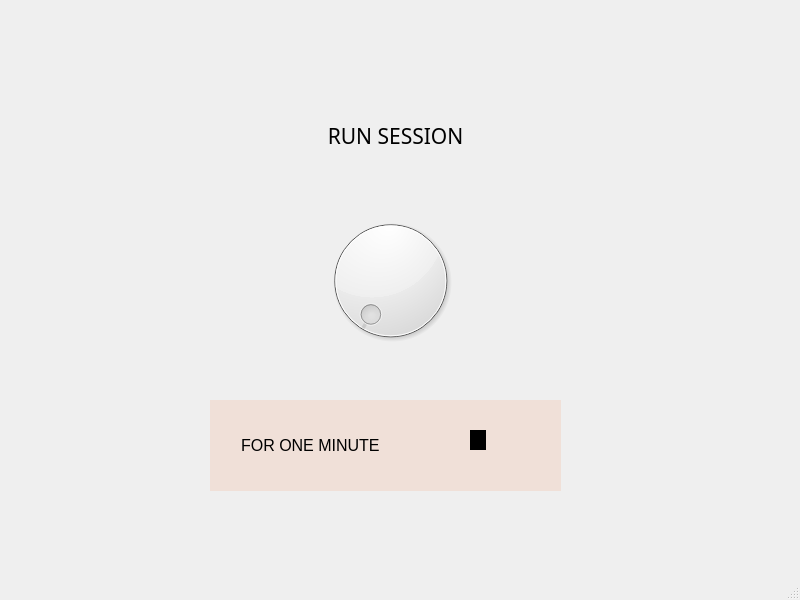
<?xml version="1.0" encoding="UTF-8"?>
<ui version="4.0">
 <class>MainWindow</class>
 <widget class="QMainWindow" name="MainWindow">
  <property name="geometry">
   <rect>
    <x>0</x>
    <y>0</y>
    <width>800</width>
    <height>600</height>
   </rect>
  </property>
  <property name="windowTitle">
   <string>MainWindow</string>
  </property>
  <property name="autoFillBackground">
   <bool>false</bool>
  </property>
  <widget class="QWidget" name="centralwidget">
   <widget class="QLabel" name="label">
    <property name="geometry">
     <rect>
      <x>240</x>
      <y>110</y>
      <width>311</width>
      <height>51</height>
     </rect>
    </property>
    <property name="font">
     <font>
      <family>Segoe UI Variable Display Semil</family>
      <pointsize>16</pointsize>
      <weight>50</weight>
      <italic>false</italic>
      <bold>false</bold>
      <strikeout>false</strikeout>
     </font>
    </property>
    <property name="text">
     <string>RUN SESSION</string>
    </property>
    <property name="alignment">
     <set>Qt::AlignCenter</set>
    </property>
   </widget>
   <widget class="QLabel" name="label_2">
    <property name="geometry">
     <rect>
      <x>290</x>
      <y>150</y>
      <width>301</width>
      <height>261</height>
     </rect>
    </property>
    <property name="text">
     <string/>
    </property>
    <property name="pixmap">
     <pixmap>../../../../../Downloads/Picture2-removebg-preview.png</pixmap>
    </property>
   </widget>
   <widget class="QLabel" name="label_3">
    <property name="geometry">
     <rect>
      <x>210</x>
      <y>400</y>
      <width>351</width>
      <height>91</height>
     </rect>
    </property>
    <property name="palette">
     <palette>
      <active>
       <colorrole role="WindowText">
        <brush brushstyle="SolidPattern">
         <color alpha="255">
          <red>0</red>
          <green>0</green>
          <blue>0</blue>
         </color>
        </brush>
       </colorrole>
       <colorrole role="Button">
        <brush brushstyle="SolidPattern">
         <color alpha="255">
          <red>240</red>
          <green>224</green>
          <blue>216</blue>
         </color>
        </brush>
       </colorrole>
       <colorrole role="Light">
        <brush brushstyle="SolidPattern">
         <color alpha="255">
          <red>255</red>
          <green>255</green>
          <blue>255</blue>
         </color>
        </brush>
       </colorrole>
       <colorrole role="Midlight">
        <brush brushstyle="SolidPattern">
         <color alpha="255">
          <red>247</red>
          <green>239</green>
          <blue>235</blue>
         </color>
        </brush>
       </colorrole>
       <colorrole role="Dark">
        <brush brushstyle="SolidPattern">
         <color alpha="255">
          <red>120</red>
          <green>112</green>
          <blue>108</blue>
         </color>
        </brush>
       </colorrole>
       <colorrole role="Mid">
        <brush brushstyle="SolidPattern">
         <color alpha="255">
          <red>160</red>
          <green>149</green>
          <blue>144</blue>
         </color>
        </brush>
       </colorrole>
       <colorrole role="Text">
        <brush brushstyle="SolidPattern">
         <color alpha="255">
          <red>0</red>
          <green>0</green>
          <blue>0</blue>
         </color>
        </brush>
       </colorrole>
       <colorrole role="BrightText">
        <brush brushstyle="SolidPattern">
         <color alpha="255">
          <red>255</red>
          <green>255</green>
          <blue>255</blue>
         </color>
        </brush>
       </colorrole>
       <colorrole role="ButtonText">
        <brush brushstyle="SolidPattern">
         <color alpha="255">
          <red>0</red>
          <green>0</green>
          <blue>0</blue>
         </color>
        </brush>
       </colorrole>
       <colorrole role="Base">
        <brush brushstyle="SolidPattern">
         <color alpha="255">
          <red>255</red>
          <green>255</green>
          <blue>255</blue>
         </color>
        </brush>
       </colorrole>
       <colorrole role="Window">
        <brush brushstyle="SolidPattern">
         <color alpha="255">
          <red>240</red>
          <green>224</green>
          <blue>216</blue>
         </color>
        </brush>
       </colorrole>
       <colorrole role="Shadow">
        <brush brushstyle="SolidPattern">
         <color alpha="255">
          <red>0</red>
          <green>0</green>
          <blue>0</blue>
         </color>
        </brush>
       </colorrole>
       <colorrole role="AlternateBase">
        <brush brushstyle="SolidPattern">
         <color alpha="255">
          <red>247</red>
          <green>239</green>
          <blue>235</blue>
         </color>
        </brush>
       </colorrole>
       <colorrole role="ToolTipBase">
        <brush brushstyle="SolidPattern">
         <color alpha="255">
          <red>255</red>
          <green>255</green>
          <blue>220</blue>
         </color>
        </brush>
       </colorrole>
       <colorrole role="ToolTipText">
        <brush brushstyle="SolidPattern">
         <color alpha="255">
          <red>0</red>
          <green>0</green>
          <blue>0</blue>
         </color>
        </brush>
       </colorrole>
      </active>
      <inactive>
       <colorrole role="WindowText">
        <brush brushstyle="SolidPattern">
         <color alpha="255">
          <red>0</red>
          <green>0</green>
          <blue>0</blue>
         </color>
        </brush>
       </colorrole>
       <colorrole role="Button">
        <brush brushstyle="SolidPattern">
         <color alpha="255">
          <red>240</red>
          <green>224</green>
          <blue>216</blue>
         </color>
        </brush>
       </colorrole>
       <colorrole role="Light">
        <brush brushstyle="SolidPattern">
         <color alpha="255">
          <red>255</red>
          <green>255</green>
          <blue>255</blue>
         </color>
        </brush>
       </colorrole>
       <colorrole role="Midlight">
        <brush brushstyle="SolidPattern">
         <color alpha="255">
          <red>247</red>
          <green>239</green>
          <blue>235</blue>
         </color>
        </brush>
       </colorrole>
       <colorrole role="Dark">
        <brush brushstyle="SolidPattern">
         <color alpha="255">
          <red>120</red>
          <green>112</green>
          <blue>108</blue>
         </color>
        </brush>
       </colorrole>
       <colorrole role="Mid">
        <brush brushstyle="SolidPattern">
         <color alpha="255">
          <red>160</red>
          <green>149</green>
          <blue>144</blue>
         </color>
        </brush>
       </colorrole>
       <colorrole role="Text">
        <brush brushstyle="SolidPattern">
         <color alpha="255">
          <red>0</red>
          <green>0</green>
          <blue>0</blue>
         </color>
        </brush>
       </colorrole>
       <colorrole role="BrightText">
        <brush brushstyle="SolidPattern">
         <color alpha="255">
          <red>255</red>
          <green>255</green>
          <blue>255</blue>
         </color>
        </brush>
       </colorrole>
       <colorrole role="ButtonText">
        <brush brushstyle="SolidPattern">
         <color alpha="255">
          <red>0</red>
          <green>0</green>
          <blue>0</blue>
         </color>
        </brush>
       </colorrole>
       <colorrole role="Base">
        <brush brushstyle="SolidPattern">
         <color alpha="255">
          <red>255</red>
          <green>255</green>
          <blue>255</blue>
         </color>
        </brush>
       </colorrole>
       <colorrole role="Window">
        <brush brushstyle="SolidPattern">
         <color alpha="255">
          <red>240</red>
          <green>224</green>
          <blue>216</blue>
         </color>
        </brush>
       </colorrole>
       <colorrole role="Shadow">
        <brush brushstyle="SolidPattern">
         <color alpha="255">
          <red>0</red>
          <green>0</green>
          <blue>0</blue>
         </color>
        </brush>
       </colorrole>
       <colorrole role="AlternateBase">
        <brush brushstyle="SolidPattern">
         <color alpha="255">
          <red>247</red>
          <green>239</green>
          <blue>235</blue>
         </color>
        </brush>
       </colorrole>
       <colorrole role="ToolTipBase">
        <brush brushstyle="SolidPattern">
         <color alpha="255">
          <red>255</red>
          <green>255</green>
          <blue>220</blue>
         </color>
        </brush>
       </colorrole>
       <colorrole role="ToolTipText">
        <brush brushstyle="SolidPattern">
         <color alpha="255">
          <red>0</red>
          <green>0</green>
          <blue>0</blue>
         </color>
        </brush>
       </colorrole>
      </inactive>
      <disabled>
       <colorrole role="WindowText">
        <brush brushstyle="SolidPattern">
         <color alpha="255">
          <red>120</red>
          <green>112</green>
          <blue>108</blue>
         </color>
        </brush>
       </colorrole>
       <colorrole role="Button">
        <brush brushstyle="SolidPattern">
         <color alpha="255">
          <red>240</red>
          <green>224</green>
          <blue>216</blue>
         </color>
        </brush>
       </colorrole>
       <colorrole role="Light">
        <brush brushstyle="SolidPattern">
         <color alpha="255">
          <red>255</red>
          <green>255</green>
          <blue>255</blue>
         </color>
        </brush>
       </colorrole>
       <colorrole role="Midlight">
        <brush brushstyle="SolidPattern">
         <color alpha="255">
          <red>247</red>
          <green>239</green>
          <blue>235</blue>
         </color>
        </brush>
       </colorrole>
       <colorrole role="Dark">
        <brush brushstyle="SolidPattern">
         <color alpha="255">
          <red>120</red>
          <green>112</green>
          <blue>108</blue>
         </color>
        </brush>
       </colorrole>
       <colorrole role="Mid">
        <brush brushstyle="SolidPattern">
         <color alpha="255">
          <red>160</red>
          <green>149</green>
          <blue>144</blue>
         </color>
        </brush>
       </colorrole>
       <colorrole role="Text">
        <brush brushstyle="SolidPattern">
         <color alpha="255">
          <red>120</red>
          <green>112</green>
          <blue>108</blue>
         </color>
        </brush>
       </colorrole>
       <colorrole role="BrightText">
        <brush brushstyle="SolidPattern">
         <color alpha="255">
          <red>255</red>
          <green>255</green>
          <blue>255</blue>
         </color>
        </brush>
       </colorrole>
       <colorrole role="ButtonText">
        <brush brushstyle="SolidPattern">
         <color alpha="255">
          <red>120</red>
          <green>112</green>
          <blue>108</blue>
         </color>
        </brush>
       </colorrole>
       <colorrole role="Base">
        <brush brushstyle="SolidPattern">
         <color alpha="255">
          <red>240</red>
          <green>224</green>
          <blue>216</blue>
         </color>
        </brush>
       </colorrole>
       <colorrole role="Window">
        <brush brushstyle="SolidPattern">
         <color alpha="255">
          <red>240</red>
          <green>224</green>
          <blue>216</blue>
         </color>
        </brush>
       </colorrole>
       <colorrole role="Shadow">
        <brush brushstyle="SolidPattern">
         <color alpha="255">
          <red>0</red>
          <green>0</green>
          <blue>0</blue>
         </color>
        </brush>
       </colorrole>
       <colorrole role="AlternateBase">
        <brush brushstyle="SolidPattern">
         <color alpha="255">
          <red>240</red>
          <green>224</green>
          <blue>216</blue>
         </color>
        </brush>
       </colorrole>
       <colorrole role="ToolTipBase">
        <brush brushstyle="SolidPattern">
         <color alpha="255">
          <red>255</red>
          <green>255</green>
          <blue>220</blue>
         </color>
        </brush>
       </colorrole>
       <colorrole role="ToolTipText">
        <brush brushstyle="SolidPattern">
         <color alpha="255">
          <red>0</red>
          <green>0</green>
          <blue>0</blue>
         </color>
        </brush>
       </colorrole>
      </disabled>
     </palette>
    </property>
    <property name="font">
     <font>
      <pointsize>12</pointsize>
     </font>
    </property>
    <property name="autoFillBackground">
     <bool>true</bool>
    </property>
    <property name="text">
     <string>       FOR ONE MINUTE</string>
    </property>
   </widget>
   <widget class="QDial" name="dial">
    <property name="geometry">
     <rect>
      <x>320</x>
      <y>200</y>
      <width>141</width>
      <height>161</height>
     </rect>
    </property>
    <property name="mouseTracking">
     <bool>true</bool>
    </property>
   </widget>
   <widget class="QLabel" name="label_4">
    <property name="geometry">
     <rect>
      <x>430</x>
      <y>390</y>
      <width>191</width>
      <height>101</height>
     </rect>
    </property>
    <property name="text">
     <string/>
    </property>
    <property name="pixmap">
     <pixmap>../../../../../Downloads/Screenshot_2024-02-25_183541-removebg-preview.png</pixmap>
    </property>
   </widget>
   <widget class="QPushButton" name="pushButton">
    <property name="geometry">
     <rect>
      <x>470</x>
      <y>440</y>
      <width>16</width>
      <height>20</height>
     </rect>
    </property>
    <property name="text">
     <string/>
    </property>
   </widget>
   <widget class="QRadioButton" name="radioButton">
    <property name="geometry">
     <rect>
      <x>470</x>
      <y>430</y>
      <width>16</width>
      <height>20</height>
     </rect>
    </property>
    <property name="palette">
     <palette>
      <active>
       <colorrole role="WindowText">
        <brush brushstyle="SolidPattern">
         <color alpha="255">
          <red>255</red>
          <green>255</green>
          <blue>255</blue>
         </color>
        </brush>
       </colorrole>
       <colorrole role="Button">
        <brush brushstyle="SolidPattern">
         <color alpha="255">
          <red>0</red>
          <green>0</green>
          <blue>0</blue>
         </color>
        </brush>
       </colorrole>
       <colorrole role="Light">
        <brush brushstyle="SolidPattern">
         <color alpha="255">
          <red>0</red>
          <green>0</green>
          <blue>0</blue>
         </color>
        </brush>
       </colorrole>
       <colorrole role="Midlight">
        <brush brushstyle="SolidPattern">
         <color alpha="255">
          <red>0</red>
          <green>0</green>
          <blue>0</blue>
         </color>
        </brush>
       </colorrole>
       <colorrole role="Dark">
        <brush brushstyle="SolidPattern">
         <color alpha="255">
          <red>0</red>
          <green>0</green>
          <blue>0</blue>
         </color>
        </brush>
       </colorrole>
       <colorrole role="Mid">
        <brush brushstyle="SolidPattern">
         <color alpha="255">
          <red>0</red>
          <green>0</green>
          <blue>0</blue>
         </color>
        </brush>
       </colorrole>
       <colorrole role="Text">
        <brush brushstyle="SolidPattern">
         <color alpha="255">
          <red>255</red>
          <green>255</green>
          <blue>255</blue>
         </color>
        </brush>
       </colorrole>
       <colorrole role="BrightText">
        <brush brushstyle="SolidPattern">
         <color alpha="255">
          <red>255</red>
          <green>255</green>
          <blue>255</blue>
         </color>
        </brush>
       </colorrole>
       <colorrole role="ButtonText">
        <brush brushstyle="SolidPattern">
         <color alpha="255">
          <red>255</red>
          <green>255</green>
          <blue>255</blue>
         </color>
        </brush>
       </colorrole>
       <colorrole role="Base">
        <brush brushstyle="SolidPattern">
         <color alpha="255">
          <red>0</red>
          <green>0</green>
          <blue>0</blue>
         </color>
        </brush>
       </colorrole>
       <colorrole role="Window">
        <brush brushstyle="SolidPattern">
         <color alpha="255">
          <red>0</red>
          <green>0</green>
          <blue>0</blue>
         </color>
        </brush>
       </colorrole>
       <colorrole role="Shadow">
        <brush brushstyle="SolidPattern">
         <color alpha="255">
          <red>0</red>
          <green>0</green>
          <blue>0</blue>
         </color>
        </brush>
       </colorrole>
       <colorrole role="AlternateBase">
        <brush brushstyle="SolidPattern">
         <color alpha="255">
          <red>0</red>
          <green>0</green>
          <blue>0</blue>
         </color>
        </brush>
       </colorrole>
       <colorrole role="ToolTipBase">
        <brush brushstyle="SolidPattern">
         <color alpha="255">
          <red>255</red>
          <green>255</green>
          <blue>220</blue>
         </color>
        </brush>
       </colorrole>
       <colorrole role="ToolTipText">
        <brush brushstyle="SolidPattern">
         <color alpha="255">
          <red>0</red>
          <green>0</green>
          <blue>0</blue>
         </color>
        </brush>
       </colorrole>
      </active>
      <inactive>
       <colorrole role="WindowText">
        <brush brushstyle="SolidPattern">
         <color alpha="255">
          <red>255</red>
          <green>255</green>
          <blue>255</blue>
         </color>
        </brush>
       </colorrole>
       <colorrole role="Button">
        <brush brushstyle="SolidPattern">
         <color alpha="255">
          <red>0</red>
          <green>0</green>
          <blue>0</blue>
         </color>
        </brush>
       </colorrole>
       <colorrole role="Light">
        <brush brushstyle="SolidPattern">
         <color alpha="255">
          <red>0</red>
          <green>0</green>
          <blue>0</blue>
         </color>
        </brush>
       </colorrole>
       <colorrole role="Midlight">
        <brush brushstyle="SolidPattern">
         <color alpha="255">
          <red>0</red>
          <green>0</green>
          <blue>0</blue>
         </color>
        </brush>
       </colorrole>
       <colorrole role="Dark">
        <brush brushstyle="SolidPattern">
         <color alpha="255">
          <red>0</red>
          <green>0</green>
          <blue>0</blue>
         </color>
        </brush>
       </colorrole>
       <colorrole role="Mid">
        <brush brushstyle="SolidPattern">
         <color alpha="255">
          <red>0</red>
          <green>0</green>
          <blue>0</blue>
         </color>
        </brush>
       </colorrole>
       <colorrole role="Text">
        <brush brushstyle="SolidPattern">
         <color alpha="255">
          <red>255</red>
          <green>255</green>
          <blue>255</blue>
         </color>
        </brush>
       </colorrole>
       <colorrole role="BrightText">
        <brush brushstyle="SolidPattern">
         <color alpha="255">
          <red>255</red>
          <green>255</green>
          <blue>255</blue>
         </color>
        </brush>
       </colorrole>
       <colorrole role="ButtonText">
        <brush brushstyle="SolidPattern">
         <color alpha="255">
          <red>255</red>
          <green>255</green>
          <blue>255</blue>
         </color>
        </brush>
       </colorrole>
       <colorrole role="Base">
        <brush brushstyle="SolidPattern">
         <color alpha="255">
          <red>0</red>
          <green>0</green>
          <blue>0</blue>
         </color>
        </brush>
       </colorrole>
       <colorrole role="Window">
        <brush brushstyle="SolidPattern">
         <color alpha="255">
          <red>0</red>
          <green>0</green>
          <blue>0</blue>
         </color>
        </brush>
       </colorrole>
       <colorrole role="Shadow">
        <brush brushstyle="SolidPattern">
         <color alpha="255">
          <red>0</red>
          <green>0</green>
          <blue>0</blue>
         </color>
        </brush>
       </colorrole>
       <colorrole role="AlternateBase">
        <brush brushstyle="SolidPattern">
         <color alpha="255">
          <red>0</red>
          <green>0</green>
          <blue>0</blue>
         </color>
        </brush>
       </colorrole>
       <colorrole role="ToolTipBase">
        <brush brushstyle="SolidPattern">
         <color alpha="255">
          <red>255</red>
          <green>255</green>
          <blue>220</blue>
         </color>
        </brush>
       </colorrole>
       <colorrole role="ToolTipText">
        <brush brushstyle="SolidPattern">
         <color alpha="255">
          <red>0</red>
          <green>0</green>
          <blue>0</blue>
         </color>
        </brush>
       </colorrole>
      </inactive>
      <disabled>
       <colorrole role="WindowText">
        <brush brushstyle="SolidPattern">
         <color alpha="255">
          <red>0</red>
          <green>0</green>
          <blue>0</blue>
         </color>
        </brush>
       </colorrole>
       <colorrole role="Button">
        <brush brushstyle="SolidPattern">
         <color alpha="255">
          <red>0</red>
          <green>0</green>
          <blue>0</blue>
         </color>
        </brush>
       </colorrole>
       <colorrole role="Light">
        <brush brushstyle="SolidPattern">
         <color alpha="255">
          <red>0</red>
          <green>0</green>
          <blue>0</blue>
         </color>
        </brush>
       </colorrole>
       <colorrole role="Midlight">
        <brush brushstyle="SolidPattern">
         <color alpha="255">
          <red>0</red>
          <green>0</green>
          <blue>0</blue>
         </color>
        </brush>
       </colorrole>
       <colorrole role="Dark">
        <brush brushstyle="SolidPattern">
         <color alpha="255">
          <red>0</red>
          <green>0</green>
          <blue>0</blue>
         </color>
        </brush>
       </colorrole>
       <colorrole role="Mid">
        <brush brushstyle="SolidPattern">
         <color alpha="255">
          <red>0</red>
          <green>0</green>
          <blue>0</blue>
         </color>
        </brush>
       </colorrole>
       <colorrole role="Text">
        <brush brushstyle="SolidPattern">
         <color alpha="255">
          <red>0</red>
          <green>0</green>
          <blue>0</blue>
         </color>
        </brush>
       </colorrole>
       <colorrole role="BrightText">
        <brush brushstyle="SolidPattern">
         <color alpha="255">
          <red>255</red>
          <green>255</green>
          <blue>255</blue>
         </color>
        </brush>
       </colorrole>
       <colorrole role="ButtonText">
        <brush brushstyle="SolidPattern">
         <color alpha="255">
          <red>0</red>
          <green>0</green>
          <blue>0</blue>
         </color>
        </brush>
       </colorrole>
       <colorrole role="Base">
        <brush brushstyle="SolidPattern">
         <color alpha="255">
          <red>0</red>
          <green>0</green>
          <blue>0</blue>
         </color>
        </brush>
       </colorrole>
       <colorrole role="Window">
        <brush brushstyle="SolidPattern">
         <color alpha="255">
          <red>0</red>
          <green>0</green>
          <blue>0</blue>
         </color>
        </brush>
       </colorrole>
       <colorrole role="Shadow">
        <brush brushstyle="SolidPattern">
         <color alpha="255">
          <red>0</red>
          <green>0</green>
          <blue>0</blue>
         </color>
        </brush>
       </colorrole>
       <colorrole role="AlternateBase">
        <brush brushstyle="SolidPattern">
         <color alpha="255">
          <red>0</red>
          <green>0</green>
          <blue>0</blue>
         </color>
        </brush>
       </colorrole>
       <colorrole role="ToolTipBase">
        <brush brushstyle="SolidPattern">
         <color alpha="255">
          <red>255</red>
          <green>255</green>
          <blue>220</blue>
         </color>
        </brush>
       </colorrole>
       <colorrole role="ToolTipText">
        <brush brushstyle="SolidPattern">
         <color alpha="255">
          <red>0</red>
          <green>0</green>
          <blue>0</blue>
         </color>
        </brush>
       </colorrole>
      </disabled>
     </palette>
    </property>
    <property name="autoFillBackground">
     <bool>true</bool>
    </property>
    <property name="text">
     <string/>
    </property>
   </widget>
   <zorder>pushButton</zorder>
   <zorder>label</zorder>
   <zorder>label_2</zorder>
   <zorder>label_3</zorder>
   <zorder>dial</zorder>
   <zorder>label_4</zorder>
   <zorder>radioButton</zorder>
  </widget>
  <widget class="QMenuBar" name="menubar">
   <property name="geometry">
    <rect>
     <x>0</x>
     <y>0</y>
     <width>800</width>
     <height>26</height>
    </rect>
   </property>
  </widget>
  <widget class="QStatusBar" name="statusbar"/>
 </widget>
 <resources/>
 <connections/>
</ui>
